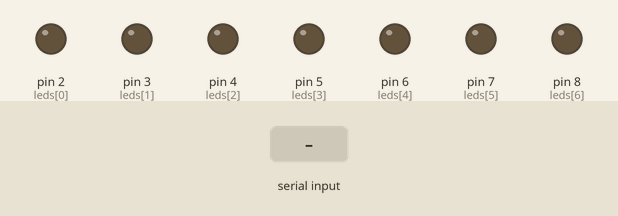
Bench run of a sketch on a simulated Arduino Uno, built with avr-gcc and run on an emulated ATmega328P. Parts: output pins drawn as LEDs (lit = HIGH). The inputs (shaded band) are chosen by the test bench. What the sketch prints to the serial monitor is not drawn.

Above: at 1.2 s.
1.3 s: byte 120 received over Serial
Timing chart, 0 to 4.3 s (numbered marks = the images above; inputs shaded):
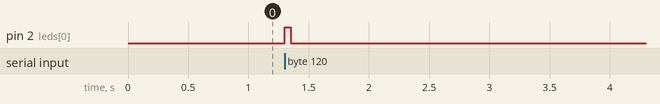

The sketch:

baloon_flash.ino
```cpp
int leds[]={2,3,4,5,6,7,8};

void setup() {
  for(int j = 0; j < 7; j++){
    pinMode(leds[j], OUTPUT);
  }
  Serial.begin(115200);
}

void loop() {
  while(Serial.available()){
    for(int j = 0; j < 7; j++){
      digitalWrite(leds[j], LOW);
    }
    int ledNo = Serial.read();
    Serial.println(ledNo);
    digitalWrite(leds[ledNo], HIGH);
    delay(50);
    for(int j = 0; j < 7; j++){
      digitalWrite(leds[j], LOW);
    }
  }
}
```

Measured:
- after the input at 1.3 s, pin 2 (leds[0]): LOW → HIGH at once, → LOW 0.05 s later
